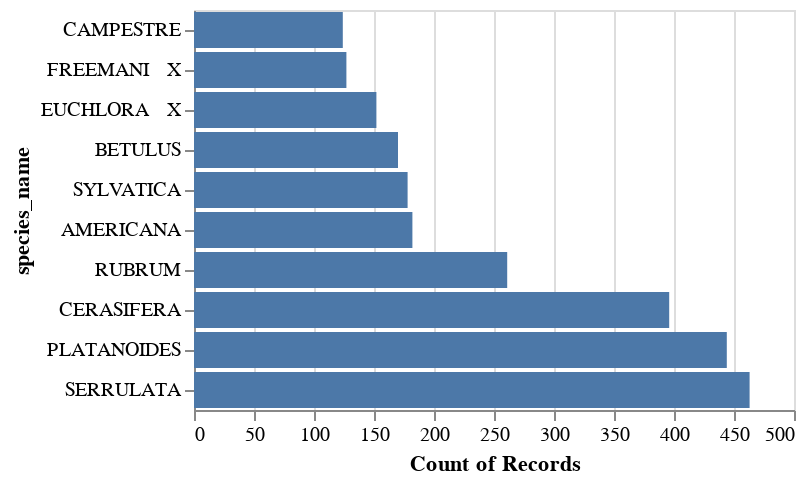

The notebook cell this image was saved under:
### Markdown cell above
Since we are interested in visualizing the total number of trees per species in our dataset, I will be plotting a horizontal bar chart as it's an ideal choice of visualization with emphasis on the magnitude of quantitaive values while keeping the species name in a readable orientation. 

The chart highlights the 10 most common species present in Vancouver.

### Code cell
top_10_species_plot = alt.Chart(filtered_trees_df).mark_bar().encode(
    alt.X('count()'), 
    alt.Y('species_name', sort = 'x'))

top_10_species_plot

### Figure 1 — Vega-Lite specification as saved in the notebook (floating-point values rounded to 4 significant figures; data arrays with more than 128 entries replaced by an {"elided": "..."} marker saying what was removed)
{"config": {"view": {"continuousWidth": 300, "continuousHeight": 300}}, "data": {"name": "data-9eff53f91093f3b719bc3635419a336b"}, "mark": {"type": "bar"}, "encoding": {"x": {"aggregate": "count", "type": "quantitative"}, "y": {"field": "species_name", "sort": "x", "type": "nominal"}}, "$schema": "https://vega.github.io/schema/vega-lite/v5.20.1.json", "datasets": {"data-9eff53f91093f3b719bc3635419a336b": {"elided": "2497 records"}}}
